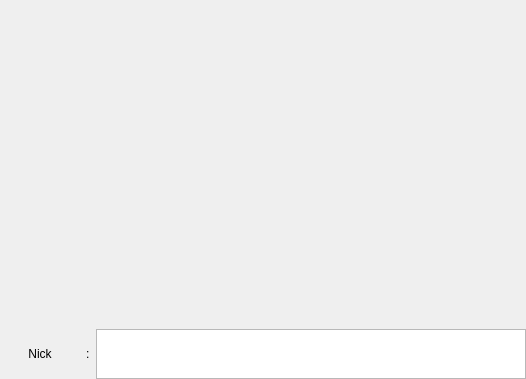
<?xml version="1.0" encoding="UTF-8"?>
<ui version="4.0">
 <class>QIRCWidget</class>
 <widget class="QWidget" name="QIRCWidget">
  <property name="geometry">
   <rect>
    <x>0</x>
    <y>0</y>
    <width>526</width>
    <height>379</height>
   </rect>
  </property>
  <property name="sizePolicy">
   <sizepolicy hsizetype="Preferred" vsizetype="Expanding">
    <horstretch>0</horstretch>
    <verstretch>0</verstretch>
   </sizepolicy>
  </property>
  <property name="windowTitle">
   <string>Form</string>
  </property>
  <layout class="QVBoxLayout" name="verticalLayout">
   <property name="spacing">
    <number>2</number>
   </property>
   <property name="margin">
    <number>0</number>
   </property>
   <item>
    <widget class="QTabWidget" name="channelsTabWidget">
     <property name="sizePolicy">
      <sizepolicy hsizetype="Expanding" vsizetype="Expanding">
       <horstretch>0</horstretch>
       <verstretch>0</verstretch>
      </sizepolicy>
     </property>
     <property name="documentMode">
      <bool>true</bool>
     </property>
     <property name="tabsClosable">
      <bool>true</bool>
     </property>
    </widget>
   </item>
   <item>
    <layout class="QHBoxLayout" name="horizontalLayout">
     <property name="spacing">
      <number>6</number>
     </property>
     <item>
      <widget class="QPushButton" name="nickPushButton">
       <property name="sizePolicy">
        <sizepolicy hsizetype="Minimum" vsizetype="Minimum">
         <horstretch>0</horstretch>
         <verstretch>0</verstretch>
        </sizepolicy>
       </property>
       <property name="autoFillBackground">
        <bool>false</bool>
       </property>
       <property name="text">
        <string>Nick</string>
       </property>
       <property name="flat">
        <bool>true</bool>
       </property>
      </widget>
     </item>
     <item>
      <widget class="QLabel" name="label">
       <property name="sizePolicy">
        <sizepolicy hsizetype="Minimum" vsizetype="Minimum">
         <horstretch>0</horstretch>
         <verstretch>0</verstretch>
        </sizepolicy>
       </property>
       <property name="text">
        <string>:</string>
       </property>
      </widget>
     </item>
     <item>
      <widget class="ChatMessageTextEdit" name="chatMessageTextEdit">
       <property name="sizePolicy">
        <sizepolicy hsizetype="Expanding" vsizetype="Minimum">
         <horstretch>0</horstretch>
         <verstretch>0</verstretch>
        </sizepolicy>
       </property>
       <property name="maximumSize">
        <size>
         <width>16777215</width>
         <height>50</height>
        </size>
       </property>
      </widget>
     </item>
    </layout>
   </item>
  </layout>
 </widget>
 <customwidgets>
  <customwidget>
   <class>ChatMessageTextEdit</class>
   <extends>QTextEdit</extends>
   <header>ChatMessageTextEdit.h</header>
  </customwidget>
 </customwidgets>
 <resources/>
 <connections/>
</ui>
